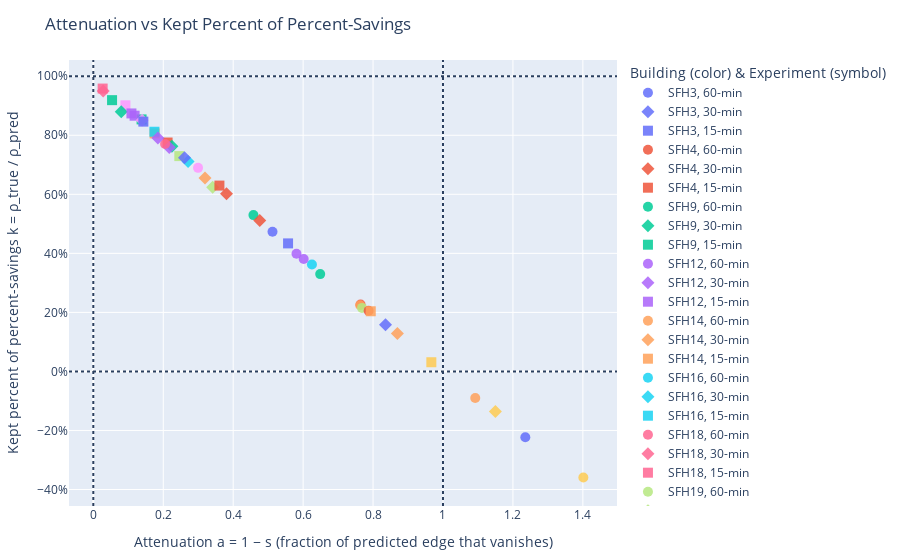

The code cell stored with this chart in its notebook:
### Code cell
def plot_shrinkage_vs_kept_percent(
    df: pd.DataFrame,
    experiments=(60, 30, 15),
    rel_true_fmt='rel_gt1_improv_{e}',   # % savings in reality
    rel_pred_fmt='rel_gt{e}_improv_{e}', # % savings in typical eval
    shrink_fmt='shrinkage_{e}',
    eps=1e-9
):
    """
    Scatter: x = attenuation a = 1−s, y = k = ρ_true / ρ_pred (share of percent-savings kept).
    """
    df_ = df.reset_index()
    parts = []
    for e in experiments:
        rt = rel_true_fmt.format(e=e)
        rp = rel_pred_fmt.format(e=e)
        xcol = shrink_fmt.format(e=e)
        if not all(c in df_.columns for c in [rt, rp, xcol]):
            continue
        tmp = df_[['building', xcol, rt, rp]].copy()
        tmp['kept_percent'] = np.where(tmp[rp].abs() >= eps, tmp[rt] / tmp[rp], np.nan)
        tmp = tmp[['building', xcol, 'kept_percent']]
        tmp.columns = ['building', 'shrinkage', 'kept_percent']
        tmp['experiment'] = f'{e}-min'
        parts.append(tmp)

    long_df = pd.concat(parts, ignore_index=True).dropna(subset=['shrinkage', 'kept_percent'])

    fig = px.scatter(
        long_df, x='shrinkage', y='kept_percent',
        color='building', symbol='experiment',
        hover_data={'building': True, 'experiment': True, 'shrinkage': ':.3f', 'kept_percent': ':.1%'},
        labels={
            'shrinkage': 'Attenuation a = 1 − s (fraction of predicted edge that vanishes)',
            'kept_percent': 'Kept percent of percent-savings k = ρ_true / ρ_pred'
        },
        title='Attenuation vs Kept Percent of Percent-Savings'
    )
    fig.update_traces(marker={'size': 10, 'opacity': 0.85})
    fig.add_vline(x=0, line_dash='dot')   # no attenuation
    fig.add_vline(x=1, line_dash='dot')   # full evaporation / reversal threshold
    fig.add_hline(y=1, line_dash='dot')   # no drop in percent-savings
    fig.add_hline(y=0, line_dash='dot')   # percent-savings vanish in reality
    fig.update_yaxes(tickformat='.0%')
    fig.update_layout(legend_title_text='Building (color) & Experiment (symbol)',
                      margin=dict(l=60, r=20, t=60, b=50))
    return fig, long_df

fig2, df2 = plot_shrinkage_vs_kept_percent(comparison_df)
fig2.show()

### Figure 1 — Plotly figure (JSON) as saved in the notebook; plotly's stock layout.template omitted (floating-point values rounded to 4 significant figures)
{"data": [{"customdata": [["SFH3", "60-min"]], "hovertemplate": "building=%{customdata[0]}<br>experiment=%{customdata[1]}<br>Attenuation a = 1 − s (fraction of predicted edge that vanishes)=%{x:.3f}<br>Kept percent of percent-savings k = ρ_true / ρ_pred=%{y:.1%}<extra></extra>", "legendgroup": "SFH3, 60-min", "marker": {"color": "#636efa", "opacity": 0.85, "size": 10, "symbol": "circle"}, "mode": "markers", "name": "SFH3, 60-min", "orientation": "v", "showlegend": true, "type": "scatter", "x": [1.235], "xaxis": "x", "y": [-0.223], "yaxis": "y"}, {"customdata": [["SFH3", "30-min"]], "hovertemplate": "building=%{customdata[0]}<br>experiment=%{customdata[1]}<br>Attenuation a = 1 − s (fraction of predicted edge that vanishes)=%{x:.3f}<br>Kept percent of percent-savings k = ρ_true / ρ_pred=%{y:.1%}<extra></extra>", "legendgroup": "SFH3, 30-min", "marker": {"color": "#636efa", "opacity": 0.85, "size": 10, "symbol": "diamond"}, "mode": "markers", "name": "SFH3, 30-min", "orientation": "v", "showlegend": true, "type": "scatter", "x": [0.8356], "xaxis": "x", "y": [0.1581], "yaxis": "y"}, {"customdata": [["SFH3", "15-min"]], "hovertemplate": "building=%{customdata[0]}<br>experiment=%{customdata[1]}<br>Attenuation a = 1 − s (fraction of predicted edge that vanishes)=%{x:.3f}<br>Kept percent of percent-savings k = ρ_true / ρ_pred=%{y:.1%}<extra></extra>", "legendgroup": "SFH3, 15-min", "marker": {"color": "#636efa", "opacity": 0.85, "size": 10, "symbol": "square"}, "mode": "markers", "name": "SFH3, 15-min", "orientation": "v", "showlegend": true, "type": "scatter", "x": [0.5569], "xaxis": "x", "y": [0.4337], "yaxis": "y"}, {"customdata": [["SFH4", "60-min"]], "hovertemplate": "building=%{customdata[0]}<br>experiment=%{customdata[1]}<br>Attenuation a = 1 − s (fraction of predicted edge that vanishes)=%{x:.3f}<br>Kept percent of percent-savings k = ρ_true / ρ_pred=%{y:.1%}<extra></extra>", "legendgroup": "SFH4, 60-min", "marker": {"color": "#EF553B", "opacity": 0.85, "size": 10, "symbol": "circle"}, "mode": "markers", "name": "SFH4, 60-min", "orientation": "v", "showlegend": true, "type": "scatter", "x": [0.7642], "xaxis": "x", "y": [0.2265], "yaxis": "y"}, {"customdata": [["SFH4", "30-min"]], "hovertemplate": "building=%{customdata[0]}<br>experiment=%{customdata[1]}<br>Attenuation a = 1 − s (fraction of predicted edge that vanishes)=%{x:.3f}<br>Kept percent of percent-savings k = ρ_true / ρ_pred=%{y:.1%}<extra></extra>", "legendgroup": "SFH4, 30-min", "marker": {"color": "#EF553B", "opacity": 0.85, "size": 10, "symbol": "diamond"}, "mode": "markers", "name": "SFH4, 30-min", "orientation": "v", "showlegend": true, "type": "scatter", "x": [0.3809], "xaxis": "x", "y": [0.602], "yaxis": "y"}, {"customdata": [["SFH4", "15-min"]], "hovertemplate": "building=%{customdata[0]}<br>experiment=%{customdata[1]}<br>Attenuation a = 1 − s (fraction of predicted edge that vanishes)=%{x:.3f}<br>Kept percent of percent-savings k = ρ_true / ρ_pred=%{y:.1%}<extra></extra>", "legendgroup": "SFH4, 15-min", "marker": {"color": "#EF553B", "opacity": 0.85, "size": 10, "symbol": "square"}, "mode": "markers", "name": "SFH4, 15-min", "orientation": "v", "showlegend": true, "type": "scatter", "x": [0.2124], "xaxis": "x", "y": [0.7755], "yaxis": "y"}, {"customdata": [["SFH9", "60-min"]], "hovertemplate": "building=%{customdata[0]}<br>experiment=%{customdata[1]}<br>Attenuation a = 1 − s (fraction of predicted edge that vanishes)=%{x:.3f}<br>Kept percent of percent-savings k = ρ_true / ρ_pred=%{y:.1%}<extra></extra>", "legendgroup": "SFH9, 60-min", "marker": {"color": "#00cc96", "opacity": 0.85, "size": 10, "symbol": "circle"}, "mode": "markers", "name": "SFH9, 60-min", "orientation": "v", "showlegend": true, "type": "scatter", "x": [0.458], "xaxis": "x", "y": [0.5295], "yaxis": "y"}, {"customdata": [["SFH9", "30-min"]], "hovertemplate": "building=%{customdata[0]}<br>experiment=%{customdata[1]}<br>Attenuation a = 1 − s (fraction of predicted edge that vanishes)=%{x:.3f}<br>Kept percent of percent-savings k = ρ_true / ρ_pred=%{y:.1%}<extra></extra>", "legendgroup": "SFH9, 30-min", "marker": {"color": "#00cc96", "opacity": 0.85, "size": 10, "symbol": "diamond"}, "mode": "markers", "name": "SFH9, 30-min", "orientation": "v", "showlegend": true, "type": "scatter", "x": [0.2248], "xaxis": "x", "y": [0.7631], "yaxis": "y"}, {"customdata": [["SFH9", "15-min"]], "hovertemplate": "building=%{customdata[0]}<br>experiment=%{customdata[1]}<br>Attenuation a = 1 − s (fraction of predicted edge that vanishes)=%{x:.3f}<br>Kept percent of percent-savings k = ρ_true / ρ_pred=%{y:.1%}<extra></extra>", "legendgroup": "SFH9, 15-min", "marker": {"color": "#00cc96", "opacity": 0.85, "size": 10, "symbol": "square"}, "mode": "markers", "name": "SFH9, 15-min", "orientation": "v", "showlegend": true, "type": "scatter", "x": [0.138], "xaxis": "x", "y": [0.8538], "yaxis": "y"}, {"customdata": [["SFH12", "60-min"]], "hovertemplate": "building=%{customdata[0]}<br>experiment=%{customdata[1]}<br>Attenuation a = 1 − s (fraction of predicted edge that vanishes)=%{x:.3f}<br>Kept percent of percent-savings k = ρ_true / ρ_pred=%{y:.1%}<extra></extra>", "legendgroup": "SFH12, 60-min", "marker": {"color": "#ab63fa", "opacity": 0.85, "size": 10, "symbol": "circle"}, "mode": "markers", "name": "SFH12, 60-min", "orientation": "v", "showlegend": true, "type": "scatter", "x": [0.5811], "xaxis": "x", "y": [0.3985], "yaxis": "y"}, {"customdata": [["SFH12", "30-min"]], "hovertemplate": "building=%{customdata[0]}<br>experiment=%{customdata[1]}<br>Attenuation a = 1 − s (fraction of predicted edge that vanishes)=%{x:.3f}<br>Kept percent of percent-savings k = ρ_true / ρ_pred=%{y:.1%}<extra></extra>", "legendgroup": "SFH12, 30-min", "marker": {"color": "#ab63fa", "opacity": 0.85, "size": 10, "symbol": "diamond"}, "mode": "markers", "name": "SFH12, 30-min", "orientation": "v", "showlegend": true, "type": "scatter", "x": [0.2172], "xaxis": "x", "y": [0.7582], "yaxis": "y"}, {"customdata": [["SFH12", "15-min"]], "hovertemplate": "building=%{customdata[0]}<br>experiment=%{customdata[1]}<br>Attenuation a = 1 − s (fraction of predicted edge that vanishes)=%{x:.3f}<br>Kept percent of percent-savings k = ρ_true / ρ_pred=%{y:.1%}<extra></extra>", "legendgroup": "SFH12, 15-min", "marker": {"color": "#ab63fa", "opacity": 0.85, "size": 10, "symbol": "square"}, "mode": "markers", "name": "SFH12, 15-min", "orientation": "v", "showlegend": true, "type": "scatter", "x": [0.1181], "xaxis": "x", "y": [0.8663], "yaxis": "y"}, {"customdata": [["SFH14", "60-min"]], "hovertemplate": "building=%{customdata[0]}<br>experiment=%{customdata[1]}<br>Attenuation a = 1 − s (fraction of predicted edge that vanishes)=%{x:.3f}<br>Kept percent of percent-savings k = ρ_true / ρ_pred=%{y:.1%}<extra></extra>", "legendgroup": "SFH14, 60-min", "marker": {"color": "#FFA15A", "opacity": 0.85, "size": 10, "symbol": "circle"}, "mode": "markers", "name": "SFH14, 60-min", "orientation": "v", "showlegend": true, "type": "scatter", "x": [0.7632], "xaxis": "x", "y": [0.2244], "yaxis": "y"}, {"customdata": [["SFH14", "30-min"]], "hovertemplate": "building=%{customdata[0]}<br>experiment=%{customdata[1]}<br>Attenuation a = 1 − s (fraction of predicted edge that vanishes)=%{x:.3f}<br>Kept percent of percent-savings k = ρ_true / ρ_pred=%{y:.1%}<extra></extra>", "legendgroup": "SFH14, 30-min", "marker": {"color": "#FFA15A", "opacity": 0.85, "size": 10, "symbol": "diamond"}, "mode": "markers", "name": "SFH14, 30-min", "orientation": "v", "showlegend": true, "type": "scatter", "x": [0.3195], "xaxis": "x", "y": [0.6551], "yaxis": "y"}, {"customdata": [["SFH14", "15-min"]], "hovertemplate": "building=%{customdata[0]}<br>experiment=%{customdata[1]}<br>Attenuation a = 1 − s (fraction of predicted edge that vanishes)=%{x:.3f}<br>Kept percent of percent-savings k = ρ_true / ρ_pred=%{y:.1%}<extra></extra>", "legendgroup": "SFH14, 15-min", "marker": {"color": "#FFA15A", "opacity": 0.85, "size": 10, "symbol": "square"}, "mode": "markers", "name": "SFH14, 15-min", "orientation": "v", "showlegend": true, "type": "scatter", "x": [0.1752], "xaxis": "x", "y": [0.8063], "yaxis": "y"}, {"customdata": [["SFH16", "60-min"]], "hovertemplate": "building=%{customdata[0]}<br>experiment=%{customdata[1]}<br>Attenuation a = 1 − s (fraction of predicted edge that vanishes)=%{x:.3f}<br>Kept percent of percent-savings k = ρ_true / ρ_pred=%{y:.1%}<extra></extra>", "legendgroup": "SFH16, 60-min", "marker": {"color": "#19d3f3", "opacity": 0.85, "size": 10, "symbol": "circle"}, "mode": "markers", "name": "SFH16, 60-min", "orientation": "v", "showlegend": true, "type": "scatter", "x": [0.6252], "xaxis": "x", "y": [0.3624], "yaxis": "y"}, {"customdata": [["SFH16", "30-min"]], "hovertemplate": "building=%{customdata[0]}<br>experiment=%{customdata[1]}<br>Attenuation a = 1 − s (fraction of predicted edge that vanishes)=%{x:.3f}<br>Kept percent of percent-savings k = ρ_true / ρ_pred=%{y:.1%}<extra></extra>", "legendgroup": "SFH16, 30-min", "marker": {"color": "#19d3f3", "opacity": 0.85, "size": 10, "symbol": "diamond"}, "mode": "markers", "name": "SFH16, 30-min", "orientation": "v", "showlegend": true, "type": "scatter", "x": [0.271], "xaxis": "x", "y": [0.7111], "yaxis": "y"}, {"customdata": [["SFH16", "15-min"]], "hovertemplate": "building=%{customdata[0]}<br>experiment=%{customdata[1]}<br>Attenuation a = 1 − s (fraction of predicted edge that vanishes)=%{x:.3f}<br>Kept percent of percent-savings k = ρ_true / ρ_pred=%{y:.1%}<extra></extra>", "legendgroup": "SFH16, 15-min", "marker": {"color": "#19d3f3", "opacity": 0.85, "size": 10, "symbol": "square"}, "mode": "markers", "name": "SFH16, 15-min", "orientation": "v", "showlegend": true, "type": "scatter", "x": [0.1748], "xaxis": "x", "y": [0.812], "yaxis": "y"}, {"customdata": [["SFH18", "60-min"]], "hovertemplate": "building=%{customdata[0]}<br>experiment=%{customdata[1]}<br>Attenuation a = 1 − s (fraction of predicted edge that vanishes)=%{x:.3f}<br>Kept percent of percent-savings k = ρ_true / ρ_pred=%{y:.1%}<extra></extra>", "legendgroup": "SFH18, 60-min", "marker": {"color": "#FF6692", "opacity": 0.85, "size": 10, "symbol": "circle"}, "mode": "markers", "name": "SFH18, 60-min", "orientation": "v", "showlegend": true, "type": "scatter", "x": [0.2053], "xaxis": "x", "y": [0.7707], "yaxis": "y"}, {"customdata": [["SFH18", "30-min"]], "hovertemplate": "building=%{customdata[0]}<br>experiment=%{customdata[1]}<br>Attenuation a = 1 − s (fraction of predicted edge that vanishes)=%{x:.3f}<br>Kept percent of percent-savings k = ρ_true / ρ_pred=%{y:.1%}<extra></extra>", "legendgroup": "SFH18, 30-min", "marker": {"color": "#FF6692", "opacity": 0.85, "size": 10, "symbol": "diamond"}, "mode": "markers", "name": "SFH18, 30-min", "orientation": "v", "showlegend": true, "type": "scatter", "x": [0.02827], "xaxis": "x", "y": [0.9501], "yaxis": "y"}, {"customdata": [["SFH18", "15-min"]], "hovertemplate": "building=%{customdata[0]}<br>experiment=%{customdata[1]}<br>Attenuation a = 1 − s (fraction of predicted edge that vanishes)=%{x:.3f}<br>Kept percent of percent-savings k = ρ_true / ρ_pred=%{y:.1%}<extra></extra>", "legendgroup": "SFH18, 15-min", "marker": {"color": "#FF6692", "opacity": 0.85, "size": 10, "symbol": "square"}, "mode": "markers", "name": "SFH18, 15-min", "orientation": "v", "showlegend": true, "type": "scatter", "x": [0.02671], "xaxis": "x", "y": [0.9583], "yaxis": "y"}, {"customdata": [["SFH19", "60-min"]], "hovertemplate": "building=%{customdata[0]}<br>experiment=%{customdata[1]}<br>Attenuation a = 1 − s (fraction of predicted edge that vanishes)=%{x:.3f}<br>Kept percent of percent-savings k = ρ_true / ρ_pred=%{y:.1%}<extra></extra>", "legendgroup": "SFH19, 60-min", "marker": {"color": "#B6E880", "opacity": 0.85, "size": 10, "symbol": "circle"}, "mode": "markers", "name": "SFH19, 60-min", "orientation": "v", "showlegend": true, "type": "scatter", "x": [0.7684], "xaxis": "x", "y": [0.2153], "yaxis": "y"}, {"customdata": [["SFH19", "30-min"]], "hovertemplate": "building=%{customdata[0]}<br>experiment=%{customdata[1]}<br>Attenuation a = 1 − s (fraction of predicted edge that vanishes)=%{x:.3f}<br>Kept percent of percent-savings k = ρ_true / ρ_pred=%{y:.1%}<extra></extra>", "legendgroup": "SFH19, 30-min", "marker": {"color": "#B6E880", "opacity": 0.85, "size": 10, "symbol": "diamond"}, "mode": "markers", "name": "SFH19, 30-min", "orientation": "v", "showlegend": true, "type": "scatter", "x": [0.3414], "xaxis": "x", "y": [0.6236], "yaxis": "y"}, {"customdata": [["SFH19", "15-min"]], "hovertemplate": "building=%{customdata[0]}<br>experiment=%{customdata[1]}<br>Attenuation a = 1 − s (fraction of predicted edge that vanishes)=%{x:.3f}<br>Kept percent of percent-savings k = ρ_true / ρ_pred=%{y:.1%}<extra></extra>", "legendgroup": "SFH19, 15-min", "marker": {"color": "#B6E880", "opacity": 0.85, "size": 10, "symbol": "square"}, "mode": "markers", "name": "SFH19, 15-min", "orientation": "v", "showlegend": true, "type": "scatter", "x": [0.246], "xaxis": "x", "y": [0.7295], "yaxis": "y"}, {"customdata": [["SFH22", "60-min"]], "hovertemplate": "building=%{customdata[0]}<br>experiment=%{customdata[1]}<br>Attenuation a = 1 − s (fraction of predicted edge that vanishes)=%{x:.3f}<br>Kept percent of percent-savings k = ρ_true / ρ_pred=%{y:.1%}<extra></extra>", "legendgroup": "SFH22, 60-min", "marker": {"color": "#FF97FF", "opacity": 0.85, "size": 10, "symbol": "circle"}, "mode": "markers", "name": "SFH22, 60-min", "orientation": "v", "showlegend": true, "type": "scatter", "x": [0.2995], "xaxis": "x", "y": [0.6896], "yaxis": "y"}, {"customdata": [["SFH22", "30-min"]], "hovertemplate": "building=%{customdata[0]}<br>experiment=%{customdata[1]}<br>Attenuation a = 1 − s (fraction of predicted edge that vanishes)=%{x:.3f}<br>Kept percent of percent-savings k = ρ_true / ρ_pred=%{y:.1%}<extra></extra>", "legendgroup": "SFH22, 30-min", "marker": {"color": "#FF97FF", "opacity": 0.85, "size": 10, "symbol": "diamond"}, "mode": "markers", "name": "SFH22, 30-min", "orientation": "v", "showlegend": true, "type": "scatter", "x": [0.1395], "xaxis": "x", "y": [0.8506], "yaxis": "y"}, {"customdata": [["SFH22", "15-min"]], "hovertemplate": "building=%{customdata[0]}<br>experiment=%{customdata[1]}<br>Attenuation a = 1 − s (fraction of predicted edge that vanishes)=%{x:.3f}<br>Kept percent of percent-savings k = ρ_true / ρ_pred=%{y:.1%}<extra></extra>", "legendgroup": "SFH22, 15-min", "marker": {"color": "#FF97FF", "opacity": 0.85, "size": 10, "symbol": "square"}, "mode": "markers", "name": "SFH22, 15-min", "orientation": "v", "showlegend": true, "type": "scatter", "x": [0.09179], "xaxis": "x", "y": [0.9015], "yaxis": "y"}, {"customdata": [["SFH27", "60-min"]], "hovertemplate": "building=%{customdata[0]}<br>experiment=%{customdata[1]}<br>Attenuation a = 1 − s (fraction of predicted edge that vanishes)=%{x:.3f}<br>Kept percent of percent-savings k = ρ_true / ρ_pred=%{y:.1%}<extra></extra>", "legendgroup": "SFH27, 60-min", "marker": {"color": "#FECB52", "opacity": 0.85, "size": 10, "symbol": "circle"}, "mode": "markers", "name": "SFH27, 60-min", "orientation": "v", "showlegend": true, "type": "scatter", "x": [1.401], "xaxis": "x", "y": [-0.3592], "yaxis": "y"}, {"customdata": [["SFH27", "30-min"]], "hovertemplate": "building=%{customdata[0]}<br>experiment=%{customdata[1]}<br>Attenuation a = 1 − s (fraction of predicted edge that vanishes)=%{x:.3f}<br>Kept percent of percent-savings k = ρ_true / ρ_pred=%{y:.1%}<extra></extra>", "legendgroup": "SFH27, 30-min", "marker": {"color": "#FECB52", "opacity": 0.85, "size": 10, "symbol": "diamond"}, "mode": "markers", "name": "SFH27, 30-min", "orientation": "v", "showlegend": true, "type": "scatter", "x": [1.15], "xaxis": "x", "y": [-0.136], "yaxis": "y"}, {"customdata": [["SFH27", "15-min"]], "hovertemplate": "building=%{customdata[0]}<br>experiment=%{customdata[1]}<br>Attenuation a = 1 − s (fraction of predicted edge that vanishes)=%{x:.3f}<br>Kept percent of percent-savings k = ρ_true / ρ_pred=%{y:.1%}<extra></extra>", "legendgroup": "SFH27, 15-min", "marker": {"color": "#FECB52", "opacity": 0.85, "size": 10, "symbol": "square"}, "mode": "markers", "name": "SFH27, 15-min", "orientation": "v", "showlegend": true, "type": "scatter", "x": [0.9666], "xaxis": "x", "y": [0.03113], "yaxis": "y"}, {"customdata": [["SFH28", "60-min"]], "hovertemplate": "building=%{customdata[0]}<br>experiment=%{customdata[1]}<br>Attenuation a = 1 − s (fraction of predicted edge that vanishes)=%{x:.3f}<br>Kept percent of percent-savings k = ρ_true / ρ_pred=%{y:.1%}<extra></extra>", "legendgroup": "SFH28, 60-min", "marker": {"color": "#636efa", "opacity": 0.85, "size": 10, "symbol": "circle"}, "mode": "markers", "name": "SFH28, 60-min", "orientation": "v", "showlegend": true, "type": "scatter", "x": [0.5124], "xaxis": "x", "y": [0.4731], "yaxis": "y"}, {"customdata": [["SFH28", "30-min"]], "hovertemplate": "building=%{customdata[0]}<br>experiment=%{customdata[1]}<br>Attenuation a = 1 − s (fraction of predicted edge that vanishes)=%{x:.3f}<br>Kept percent of percent-savings k = ρ_true / ρ_pred=%{y:.1%}<extra></extra>", "legendgroup": "SFH28, 30-min", "marker": {"color": "#636efa", "opacity": 0.85, "size": 10, "symbol": "diamond"}, "mode": "markers", "name": "SFH28, 30-min", "orientation": "v", "showlegend": true, "type": "scatter", "x": [0.2608], "xaxis": "x", "y": [0.7238], "yaxis": "y"}, {"customdata": [["SFH28", "15-min"]], "hovertemplate": "building=%{customdata[0]}<br>experiment=%{customdata[1]}<br>Attenuation a = 1 − s (fraction of predicted edge that vanishes)=%{x:.3f}<br>Kept percent of percent-savings k = ρ_true / ρ_pred=%{y:.1%}<extra></extra>", "legendgroup": "SFH28, 15-min", "marker": {"color": "#636efa", "opacity": 0.85, "size": 10, "symbol": "square"}, "mode": "markers", "name": "SFH28, 15-min", "orientation": "v", "showlegend": true, "type": "scatter", "x": [0.1431], "xaxis": "x", "y": [0.8463], "yaxis": "y"}, {"customdata": [["SFH29", "60-min"]], "hovertemplate": "building=%{customdata[0]}<br>experiment=%{customdata[1]}<br>Attenuation a = 1 − s (fraction of predicted edge that vanishes)=%{x:.3f}<br>Kept percent of percent-savings k = ρ_true / ρ_pred=%{y:.1%}<extra></extra>", "legendgroup": "SFH29, 60-min", "marker": {"color": "#EF553B", "opacity": 0.85, "size": 10, "symbol": "circle"}, "mode": "markers", "name": "SFH29, 60-min", "orientation": "v", "showlegend": true, "type": "scatter", "x": [0.7872], "xaxis": "x", "y": [0.2053], "yaxis": "y"}, {"customdata": [["SFH29", "30-min"]], "hovertemplate": "building=%{customdata[0]}<br>experiment=%{customdata[1]}<br>Attenuation a = 1 − s (fraction of predicted edge that vanishes)=%{x:.3f}<br>Kept percent of percent-savings k = ρ_true / ρ_pred=%{y:.1%}<extra></extra>", "legendgroup": "SFH29, 30-min", "marker": {"color": "#EF553B", "opacity": 0.85, "size": 10, "symbol": "diamond"}, "mode": "markers", "name": "SFH29, 30-min", "orientation": "v", "showlegend": true, "type": "scatter", "x": [0.4761], "xaxis": "x", "y": [0.5112], "yaxis": "y"}, {"customdata": [["SFH29", "15-min"]], "hovertemplate": "building=%{customdata[0]}<br>experiment=%{customdata[1]}<br>Attenuation a = 1 − s (fraction of predicted edge that vanishes)=%{x:.3f}<br>Kept percent of percent-savings k = ρ_true / ρ_pred=%{y:.1%}<extra></extra>", "legendgroup": "SFH29, 15-min", "marker": {"color": "#EF553B", "opacity": 0.85, "size": 10, "symbol": "square"}, "mode": "markers", "name": "SFH29, 15-min", "orientation": "v", "showlegend": true, "type": "scatter", "x": [0.3606], "xaxis": "x", "y": [0.6296], "yaxis": "y"}, {"customdata": [["SFH30", "60-min"]], "hovertemplate": "building=%{customdata[0]}<br>experiment=%{customdata[1]}<br>Attenuation a = 1 − s (fraction of predicted edge that vanishes)=%{x:.3f}<br>Kept percent of percent-savings k = ρ_true / ρ_pred=%{y:.1%}<extra></extra>", "legendgroup": "SFH30, 60-min", "marker": {"color": "#00cc96", "opacity": 0.85, "size": 10, "symbol": "circle"}, "mode": "markers", "name": "SFH30, 60-min", "orientation": "v", "showlegend": true, "type": "scatter", "x": [0.6488], "xaxis": "x", "y": [0.3297], "yaxis": "y"}, {"customdata": [["SFH30", "30-min"]], "hovertemplate": "building=%{customdata[0]}<br>experiment=%{customdata[1]}<br>Attenuation a = 1 − s (fraction of predicted edge that vanishes)=%{x:.3f}<br>Kept percent of percent-savings k = ρ_true / ρ_pred=%{y:.1%}<extra></extra>", "legendgroup": "SFH30, 30-min", "marker": {"color": "#00cc96", "opacity": 0.85, "size": 10, "symbol": "diamond"}, "mode": "markers", "name": "SFH30, 30-min", "orientation": "v", "showlegend": true, "type": "scatter", "x": [0.07984], "xaxis": "x", "y": [0.88], "yaxis": "y"}, {"customdata": [["SFH30", "15-min"]], "hovertemplate": "building=%{customdata[0]}<br>experiment=%{customdata[1]}<br>Attenuation a = 1 − s (fraction of predicted edge that vanishes)=%{x:.3f}<br>Kept percent of percent-savings k = ρ_true / ρ_pred=%{y:.1%}<extra></extra>", "legendgroup": "SFH30, 15-min", "marker": {"color": "#00cc96", "opacity": 0.85, "size": 10, "symbol": "square"}, "mode": "markers", "name": "SFH30, 15-min", "orientation": "v", "showlegend": true, "type": "scatter", "x": [0.05361], "xaxis": "x", "y": [0.9189], "yaxis": "y"}, {"customdata": [["SFH32", "60-min"]], "hovertemplate": "building=%{customdata[0]}<br>experiment=%{customdata[1]}<br>Attenuation a = 1 − s (fraction of predicted edge that vanishes)=%{x:.3f}<br>Kept percent of percent-savings k = ρ_true / ρ_pred=%{y:.1%}<extra></extra>", "legendgroup": "SFH32, 60-min", "marker": {"color": "#ab63fa", "opacity": 0.85, "size": 10, "symbol": "circle"}, "mode": "markers", "name": "SFH32, 60-min", "orientation": "v", "showlegend": true, "type": "scatter", "x": [0.6017], "xaxis": "x", "y": [0.3806], "yaxis": "y"}, {"customdata": [["SFH32", "30-min"]], "hovertemplate": "building=%{customdata[0]}<br>experiment=%{customdata[1]}<br>Attenuation a = 1 − s (fraction of predicted edge that vanishes)=%{x:.3f}<br>Kept percent of percent-savings k = ρ_true / ρ_pred=%{y:.1%}<extra></extra>", "legendgroup": "SFH32, 30-min", "marker": {"color": "#ab63fa", "opacity": 0.85, "size": 10, "symbol": "diamond"}, "mode": "markers", "name": "SFH32, 30-min", "orientation": "v", "showlegend": true, "type": "scatter", "x": [0.1847], "xaxis": "x", "y": [0.7906], "yaxis": "y"}, {"customdata": [["SFH32", "15-min"]], "hovertemplate": "building=%{customdata[0]}<br>experiment=%{customdata[1]}<br>Attenuation a = 1 − s (fraction of predicted edge that vanishes)=%{x:.3f}<br>Kept percent of percent-savings k = ρ_true / ρ_pred=%{y:.1%}<extra></extra>", "legendgroup": "SFH32, 15-min", "marker": {"color": "#ab63fa", "opacity": 0.85, "size": 10, "symbol": "square"}, "mode": "markers", "name": "SFH32, 15-min", "orientation": "v", "showlegend": true, "type": "scatter", "x": [0.109], "xaxis": "x", "y": [0.874], "yaxis": "y"}, {"customdata": [["SFH36", "60-min"]], "hovertemplate": "building=%{customdata[0]}<br>experiment=%{customdata[1]}<br>Attenuation a = 1 − s (fraction of predicted edge that vanishes)=%{x:.3f}<br>Kept percent of percent-savings k = ρ_true / ρ_pred=%{y:.1%}<extra></extra>", "legendgroup": "SFH36, 60-min", "marker": {"color": "#FFA15A", "opacity": 0.85, "size": 10, "symbol": "circle"}, "mode": "markers", "name": "SFH36, 60-min", "orientation": "v", "showlegend": true, "type": "scatter", "x": [1.092], "xaxis": "x", "y": [-0.09009], "yaxis": "y"}, {"customdata": [["SFH36", "30-min"]], "hovertemplate": "building=%{customdata[0]}<br>experiment=%{customdata[1]}<br>Attenuation a = 1 − s (fraction of predicted edge that vanishes)=%{x:.3f}<br>Kept percent of percent-savings k = ρ_true / ρ_pred=%{y:.1%}<extra></extra>", "legendgroup": "SFH36, 30-min", "marker": {"color": "#FFA15A", "opacity": 0.85, "size": 10, "symbol": "diamond"}, "mode": "markers", "name": "SFH36, 30-min", "orientation": "v", "showlegend": true, "type": "scatter", "x": [0.8695], "xaxis": "x", "y": [0.1281], "yaxis": "y"}, {"customdata": [["SFH36", "15-min"]], "hovertemplate": "building=%{customdata[0]}<br>experiment=%{customdata[1]}<br>Attenuation a = 1 − s (fraction of predicted edge that vanishes)=%{x:.3f}<br>Kept percent of percent-savings k = ρ_true / ρ_pred=%{y:.1%}<extra></extra>", "legendgroup": "SFH36, 15-min", "marker": {"color": "#FFA15A", "opacity": 0.85, "size": 10, "symbol": "square"}, "mode": "markers", "name": "SFH36, 15-min", "orientation": "v", "showlegend": true, "type": "scatter", "x": [0.7934], "xaxis": "x", "y": [0.2038], "yaxis": "y"}], "layout": {"legend": {"title": {"text": "Building (color) & Experiment (symbol)"}, "tracegroupgap": 0}, "margin": {"b": 50, "l": 60, "r": 20, "t": 60}, "shapes": [{"line": {"dash": "dot"}, "type": "line", "x0": 0, "x1": 0, "xref": "x", "y0": 0, "y1": 1, "yref": "y domain"}, {"line": {"dash": "dot"}, "type": "line", "x0": 1, "x1": 1, "xref": "x", "y0": 0, "y1": 1, "yref": "y domain"}, {"line": {"dash": "dot"}, "type": "line", "x0": 0, "x1": 1, "xref": "x domain", "y0": 1, "y1": 1, "yref": "y"}, {"line": {"dash": "dot"}, "type": "line", "x0": 0, "x1": 1, "xref": "x domain", "y0": 0, "y1": 0, "yref": "y"}], "title": {"text": "Attenuation vs Kept Percent of Percent-Savings"}, "xaxis": {"anchor": "y", "domain": [0, 1], "title": {"text": "Attenuation a = 1 − s (fraction of predicted edge that vanishes)"}}, "yaxis": {"anchor": "x", "domain": [0, 1], "tickformat": ".0%", "title": {"text": "Kept percent of percent-savings k = ρ_true / ρ_pred"}}}}
